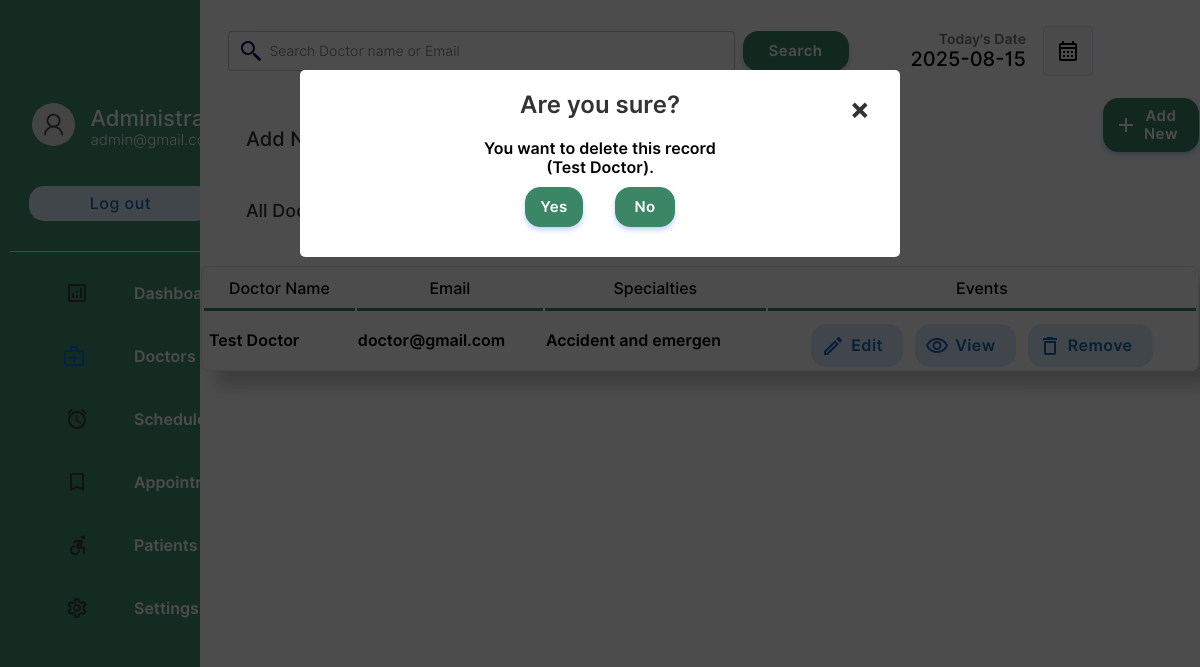
The page /doctor/doctors.php?action=drop&id=1&name=Test Doctor (signed in) on the database its author committed.
### tables this page shows
CREATE TABLE `doctor` (
  `docid` int(11) NOT NULL,
  `docemail` varchar(255) DEFAULT NULL,
  `docname` varchar(255) DEFAULT NULL,
  `docpassword` varchar(255) DEFAULT NULL,
  `docnic` varchar(15) DEFAULT NULL,
  `doctel` varchar(15) DEFAULT NULL,
  `specialties` int(2) DEFAULT NULL,
  PRIMARY KEY (`docid`)
);

CREATE TABLE `specialties` (
  `id` int(2) NOT NULL AUTO_INCREMENT,
  `sname` varchar(50) DEFAULT NULL,
  PRIMARY KEY (`id`)
);

### doctor/doctors.php (the view, shortened to what the rows shown need)
<!DOCTYPE html>
<html lang="en">
<head>
    <link rel="stylesheet" href="../css/animations.css">
    <link rel="stylesheet" href="../css/main.css">
    <link rel="stylesheet" href="../css/admin.css">
</head>
<body>
    <?php
    include("../connection.php");
    ?>
        <div class="dash-body">
            <table border="0" width="100%" style=" border-spacing: 0;margin:0;padding:0;margin-top:25px; ">
                <?php
                    if($_POST){
                        $keyword=$_POST["search"];
                        $sqlmain= "select * from doctor where docemail='$keyword' or docname='$keyword' or docname like '$keyword%' or docname like '%$keyword' or docname like '%$keyword%'";
                    }else{
                        $sqlmain= "select * from doctor order by docid desc";
                    }
                ?>
                <tr>
                   <td colspan="4">
                       <center>
                        <div class="abc scroll">
                        <table width="93%" class="sub-table scrolldown" border="0">
                        <thead>
                        <tr>
                                <th class="table-headin">
                                Doctor Name
                                </th>
                                <th class="table-headin">
                                    Email
                                </th>
                                <th class="table-headin">
                                    Specialties
                                </th>
                                <th class="table-headin">
                                    Events
                                </tr>
                        </thead>
                        <tbody>
                            <?php
                                $result= $database->query($sqlmain);
                                if($result->num_rows==0){
                                    echo '<tr>
                                    <td colspan="4">
                                    <br><br><br><br>
                                    <center>
                                    <img src="../img/notfound.svg" width="25%">
                                    <br>
                                    <p class="heading-main12" style="margin-left: 45px;font-size:20px;color:rgb(49, 49, 49)">We cannot find anything related to your keywords !</p>
                                    <a class="non-style-link" href="doctors.php"><button  class="login-btn btn-primary-soft btn"  style="display: flex;justify-content: center;align-items: center;margin-left:20px;">&nbsp; Show all Doctors &nbsp;</font></button>
                                    </a>
                                    </center>
                                    <br><br><br><br>
                                    </td>
                                    </tr>';
                                }
                                else{
                                for ( $x=0; $x<$result->num_rows;$x++){
                                    $row=$result->fetch_assoc();
                                    $docid=$row["docid"];
                                    $name=$row["docname"];
                                    $email=$row["docemail"];
                                    $spe=$row["specialties"];
                                    $spcil_res= $database->query("select sname from specialties where id='$spe'");
                                    $spcil_array= $spcil_res->fetch_assoc();
                                    $spcil_name=$spcil_array["sname"];
                                    echo '<tr>
                                        <td> &nbsp;'.
                                        substr($name,0,30)
                                        .'</td>
                                        <td>
                                        '.substr($email,0,20).'
                                        </td>
                                        <td>
                                            '.substr($spcil_name,0,20).'
                                        </td>
                                        <td>
                                        <div style="display:flex;justify-content: center;">
                                        <a href="?action=edit&id='.$docid.'&error=0" class="non-style-link"><button  class="btn-primary-soft btn button-icon btn-edit"  style="padding-left: 40px;padding-top: 12px;padding-bottom: 12px;margin-top: 10px;"><font class="tn-in-text">Edit</font></button></a>
                                        &nbsp;&nbsp;&nbsp;
                                        <a href="?action=view&id='.$docid.'" class="non-style-link"><button  class="btn-primary-soft btn button-icon btn-view"  style="padding-left: 40px;padding-top: 12px;padding-bottom: 12px;margin-top: 10px;"><font class="tn-in-text">View</font></button></a>
                                       &nbsp;&nbsp;&nbsp;
                                       <a href="?action=drop&id='.$docid.'&name='.$name.'" class="non-style-link"><button  class="btn-primary-soft btn button-icon btn-delete"  style="padding-left: 40px;padding-top: 12px;padding-bottom: 12px;margin-top: 10px;"><font class="tn-in-text">Remove</font></button></a>
                                        </div>
                                        </td>
                                    </tr>';
                                }
                            }
                            ?>
                            </tbody>
                        </table>
                        </div>
                        </center>
                   </td>
                </tr>
            </table>
        </div>
    <?php
    if($_GET){
        $id=$_GET["id"];
        $action=$_GET["action"];
        if($action=='drop'){
            $nameget=$_GET["name"];
            echo '
            <div id="popup1" class="overlay">
                    <div class="popup">
                    <center>
                        <h2>Are you sure?</h2>
                        <a class="close" href="doctors.php">&times;</a>
                        <div class="content">
                            You want to delete this record<br>('.substr($nameget,0,40).').
                        </div>
                        <div style="display: flex;justify-content: center;">
                        <a href="delete-doctor.php?id='.$id.'" class="non-style-link"><button  class="btn-primary btn"  style="display: flex;justify-content: center;align-items: center;margin:10px;padding:10px;"<font class="tn-in-text">&nbsp;Yes&nbsp;</font></button></a>&nbsp;&nbsp;&nbsp;
                        <a href="doctors.php" class="non-style-link"><button  class="btn-primary btn"  style="display: flex;justify-content: center;align-items: center;margin:10px;padding:10px;"><font class="tn-in-text">&nbsp;&nbsp;No&nbsp;&nbsp;</font></button></a>
                        </div>
                    </center>
            </div>
            </div>
            ';
        }elseif($action=='edit'){
            $sqlmain= "select * from doctor where docid='$id'";
            $result= $database->query($sqlmain);
            $row=$result->fetch_assoc();
            $name=$row["docname"];
            $email=$row["docemail"];
            $spe=$row["specialties"];
            $spcil_res= $database->query("select sname from specialties where id='$spe'");
            $spcil_array= $spcil_res->fetch_assoc();
            $spcil_name=$spcil_array["sname"];
            $nic=$row['docnic'];
            $phone_number=$row['doctel'];
            $error_1=$_GET["error"];
                $errorlist= array(
                    '1'=>'<label for="promter" class="form-label" style="color:rgb(255, 62, 62);text-align:center;">Already have an account for this Email address.</label>',
                    '2'=>'<label for="promter" class="form-label" style="color:rgb(255, 62, 62);text-align:center;">Password Conformation Error! Reconform Password</label>',
                    '3'=>'<label for="promter" class="form-label" style="color:rgb(255, 62, 62);text-align:center;"></label>',
                    '4'=>"",
                    '0'=>'',
                );
            if($error_1!='4'){
                    echo '
                    <div id="popup1" class="overlay">
                            <div class="popup">
                            <center>
                                <a class="close" href="doctors.php">&times;</a>
                                <div style="display: flex;justify-content: center;">
                                <div class="abc">
                                <table width="80%" class="sub-table scrolldown add-doc-form-container" border="0">
                                <tr>
                                        <td class="label-td" colspan="2">'.
                                            $errorlist[$error_1]
                                        .'</td>
                                    </tr>
                                    <tr>
                                        <td>
                                            <p style="padding: 0;margin: 0;text-align: left;font-size: 25px;font-weight: 500;">Edit Doctor Details.</p>
                                        <br>
                                        </td>
                                    </tr>
                                    <tr>
                                        <td class="label-td" colspan="2">
                                            <form action="edit-doc.php" method="POST" class="add-new-form">
                                            <label for="Email" class="form-label">Email: </label>
                                            <input type="hidden" value="'.$id.'" name="id00">
                                        </td>
                                    </tr>
                                    <tr>
                                        <td class="label-td" colspan="2">
                                        <input type="email" name="email" class="input-text" placeholder="Email Address" value="'.$email.'" required><br>
                                        </td>
                                    </tr>
                                    <tr>
                                        <td class="label-td" colspan="2">
                                            <label for="name" class="form-label">Name: </label>
                                        </td>
                                    </tr>
                                    <tr>
                                        <td class="label-td" colspan="2">
                                            <input type="text" name="name" class="input-text" placeholder="Doctor Name" value="'.$name.'" required><br>
                                        </td>
                                    </tr>
                                    <tr>
                                        <td class="label-td" colspan="2">
                                            <label for="nic" class="form-label">PhilHealth ID: </label>
                                        </td>
                                    </tr>
                                    <tr>
                                        <td class="label-td" colspan="2">
                                            <input type="text" name="nic" class="input-text" placeholder="PhilHealth ID:" value="'.$nic.'" required><br>
                                        </td>
                                    </tr>
                                    <tr>
                                        <td class="label-td" colspan="2">
                                            <label for="Tele" class="form-label">Telephone: </label>
                                        </td>
                                    </tr>
                                    <tr>
                                        <td class="label-td" colspan="2">
                                            <input type="tel" name="Tele" class="input-text" placeholder="Telephone Number" value="'.$phone_number.'" required><br>
                                        </td>
                                    </tr>
                                    <tr>
                                        <td class="label-td" colspan="2">
                                            <label for="spec" class="form-label">Choose specialties: (Current'.$spcil_name.')</label>
                                        </td>
                                    </tr>
                                    <tr>
                                        <td class="label-td" colspan="2">
                                            <select name="spec" id="" class="box">';
                                                $list11 = $database->query("select  * from  specialties;");
                                                for ($y=0;$y<$list11->num_rows;$y++){
                                                    $row00=$list11->fetch_assoc();
                                                    $sn=$row00["sname"];
                                                    $id00=$row00["id"];
                                                    echo "<option value=".$id00.">$sn</option><br/>";
                                                };
                                echo     '       </select><br><br>
                                        </td>
                                    </tr>
                                    <tr>
                                        <td class="label-td" colspan="2">
                                            <label for="password" class="form-label">Password: </label>
                                        </td>
                                    </tr>
                                    <tr>
                                        <td class="label-td" colspan="2">
                                            <input type="password" name="password" class="input-text" placeholder="New Password" required><br>
                                        </td>
                                    </tr><tr>
                                        <td class="label-td" colspan="2">
                                            <label for="cpassword" class="form-label">Conform Password: </label>
                                        </td>
                                    </tr>
                                    <tr>
                                        <td class="label-td" colspan="2">
                                            <input type="password" name="cpassword" class="input-text" placeholder="Conform Password" required><br>
                                        </td>
                                    </tr>
                                    <tr>
                                        <td colspan="2">
                                            <input type="reset" value="Reset" class="login-btn btn-primary-soft btn" >&nbsp;&nbsp;&nbsp;&nbsp;&nbsp;
                                            <input type="submit" value="Save" class="login-btn btn-primary btn">
                                        </td>
                                    </tr>
                                    </form>
                                    </tr>
                                </table>
                                </div>
                                </div>
                            </center>
                            <br><br>
                    </div>
                    </div>
                    ';
        }; };
    };
?>
</body>
</html>

### rows shown on the page
doctor: docname "Test Doctor", docemail "doctor@gmail.com", specialties.sname "Accident and emergen"

### other values the page prints
substr($nameget,0,40) "Test Doctor"
